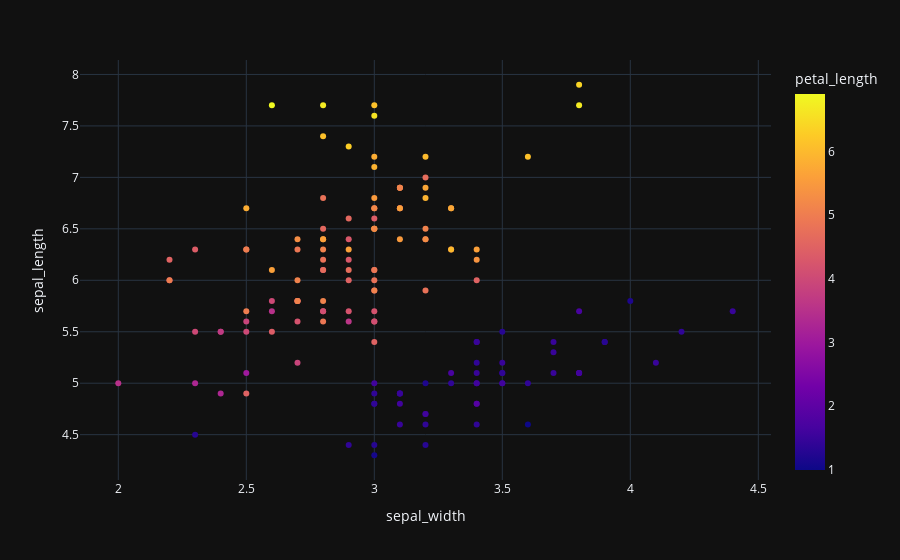

Here is the notebook cell this chart was saved with:
### Code cell
df = px.data.iris()
# Параметр color изменяет цвет точек по определенному столбцу
fig = px.scatter(df, x="sepal_width", y="sepal_length", color='petal_length')
fig.show()

### Figure 1 — Plotly figure (JSON) as saved in the notebook; plotly's stock layout.template omitted (floating-point values rounded to 4 significant figures; data arrays with more than 128 entries replaced by an {"elided": "..."} marker saying what was removed)
{"data": [{"hovertemplate": "sepal_width=%{x}<br>sepal_length=%{y}<br>petal_length=%{marker.color}<extra></extra>", "legendgroup": "", "marker": {"color": {"elided": "150 float values"}, "coloraxis": "coloraxis", "symbol": "circle"}, "mode": "markers", "name": "", "orientation": "v", "showlegend": false, "x": {"elided": "150 float values"}, "xaxis": "x", "y": {"elided": "150 float values"}, "yaxis": "y", "type": "scatter"}], "layout": {"xaxis": {"anchor": "y", "domain": [0.0, 1.0], "title": {"text": "sepal_width"}}, "yaxis": {"anchor": "x", "domain": [0.0, 1.0], "title": {"text": "sepal_length"}}, "coloraxis": {"colorbar": {"title": {"text": "petal_length"}}, "colorscale": [[0.0, "#0d0887"], [0.1111, "#46039f"], [0.2222, "#7201a8"], [0.3333, "#9c179e"], [0.4444, "#bd3786"], [0.5556, "#d8576b"], [0.6667, "#ed7953"], [0.7778, "#fb9f3a"], [0.8889, "#fdca26"], [1.0, "#f0f921"]]}, "legend": {"tracegroupgap": 0}, "margin": {"t": 60}}}
